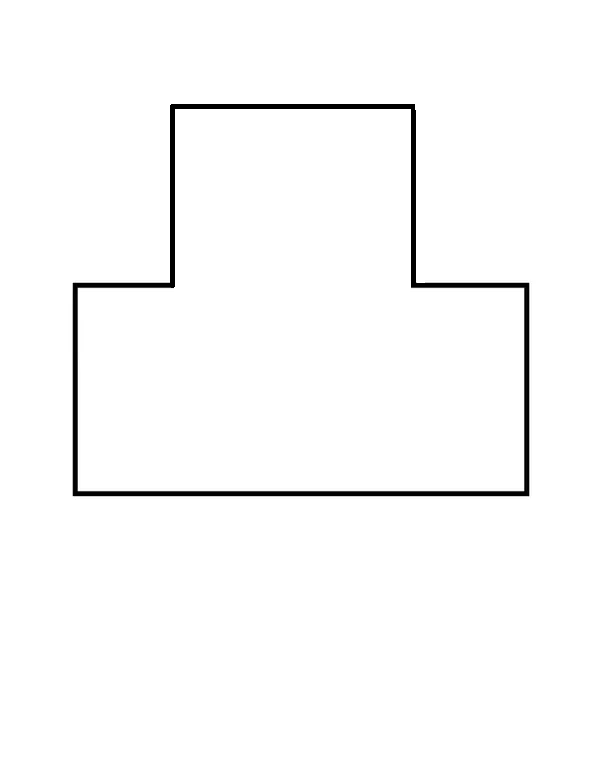
#> input picture test2.png, 602 x 779 px
$ jupyter execute --allow-errors first.ipynb   (shell and % lines are left out)
#> lines starting #> are read from the running program, lines starting #| are printed output that depends on the picture; after the words box and inside, x2 and y2 are one past the last pixel; in counts of white or black regions, pixels touching at a corner belong together
#> further down, test is the input picture: shape (779, 602, 3); min 0, max 255, mean 250.4
[cell 1]
import matplotlib
import matplotlib.pyplot as plt
import matplotlib.image as mpimg
from PIL import Image
import numpy as np
import cv2
import math
from operator import itemgetter
from dxfwrite import DXFEngine as dxf
from dxfwrite.dimlines import dimstyles, LinearDimension ,RadialDimension

[cell 2]
#image name
name = 'test2.png'

[cell 3]
minx=0
maxy=0

[cell 4]
######functions

r=15 #how much do we want to approximate near points to be the same

def same(arr1,arr2):
    r=18
    if abs(arr1[0]-arr2[0])<r and abs(arr1[1]-arr2[1])<r and abs(arr1[2]-arr2[2])<r and abs(arr1[3]-arr2[3])<r:
        return True
    else :
        return False

# [6 lines left out: function samep, not called in this run]


def im_in(n, array):
    r=15
    for i in array:
        if abs(n-i)<r:
            return True

    return False


def connect_vertical_lines(vertical_lines):
    maxy=0
    print('e3rd', vertical_lines)
    ShouldRemove = []
    vertical_end=[]
    for i in range(0,len(vertical_lines)):
        FlagOfRepetition = 0
        length = len(vertical_lines)
        maxy=0
        extention_flag=0

        for j in range(0,len(vertical_lines)):
            if(i==j):
                continue

            if vertical_lines[i][0] == vertical_lines[j][0]:  # They have the same x #

                if vertical_lines[i][1] <= vertical_lines[j][1] and vertical_lines[i][3] >= vertical_lines[j][3]:  # i involve j #
                    #print(str(vertical_lines[i]) + " involve " + str(vertical_lines[j]),i)
                    ShouldRemove.append(vertical_lines[j])     # we should delete j

                elif vertical_lines[i][1] >= vertical_lines[j][1] and vertical_lines[i][3] <= vertical_lines[j][3]:  # j involve i #4
                    #print(str(vertical_lines[j]) + " involve " + str(vertical_lines[i]),i)
                    ShouldRemove.append(vertical_lines[i])    # we should delete i

                elif vertical_lines[i][1] <= vertical_lines[j][1] and vertical_lines[i][3] >= vertical_lines[j][1]:
                    extention_flag=1
                    print('case',vertical_lines[i],vertical_lines[j])
                    ShouldRemove.append(vertical_lines[j])
                    if vertical_lines[j][3]>=maxy:
                        maxy=vertical_lines[j][3]


        if extention_flag==1:
            vertical_end.append((vertical_lines[i],maxy))
            print('appedned',vertical_lines[i],maxy)

    output=[]
    for i in range(len(vertical_lines)):
        flag=0
        for j in range(len(ShouldRemove)):
            if(vertical_lines[i][0]==ShouldRemove[j][0] and vertical_lines[i][1]==ShouldRemove[j][1] and
              vertical_lines[i][2]==ShouldRemove[j][2] and vertical_lines[i][3]==ShouldRemove[j][3]):
                flag=1
                break

        if(flag==0):
            print('3mlna append',len(vertical_end))
            for k in range(len(vertical_end)):
                print('elmafrood',vertical_lines[i],vertical_end[k][0])
                if(vertical_lines[i][0]==vertical_end[k][0][0] and vertical_lines[i][1]==vertical_end[k][0][1] and
                  vertical_lines[i][2]==vertical_end[k][0][2] and vertical_lines[i][3]==vertical_end[k][0][3]):
                    vertical_lines[i][3]=vertical_end[k][1]
                    print('fe3ly',i,vertical_end[k][1])
            output.append(vertical_lines[i])

    return output

def connect_horizontal_lines(horizontal_lines):
    ShouldRemove = []
    for i in range(0,len(horizontal_lines)):
        FlagOfRepetition = 0
        length = len(horizontal_lines)
        for j in range(0,len(horizontal_lines)):

            if(i==j):
                continue

            if horizontal_lines[i][1] == horizontal_lines[j][1]:  # They have the same x #

                if horizontal_lines[i][0] <= horizontal_lines[j][0] and horizontal_lines[i][2] >= horizontal_lines[j][2]:  # i involve j #
                    #print(str(vertical_lines[i]) + " involve " + str(vertical_lines[j]),i)
                    ShouldRemove.append(horizontal_lines[j])     # we should delete j

                elif horizontal_lines[i][0] >= horizontal_lines[j][0] and horizontal_lines[i][2] <= horizontal_lines[j][2]:  # j involve i #4
                    #print(str(vertical_lines[j]) + " involve " + str(vertical_lines[i]),i)
                    ShouldRemove.append(horizontal_lines[i])    # we should delete i

                elif horizontal_lines[i][0] <= horizontal_lines[j][0] and horizontal_lines[i][2] >= horizontal_lines[j][0]:
                    ShouldRemove.append(horizontal_lines[j])
                    horizontal_lines[i][2]=horizontal_lines[j][2]


    output=[]
    for i in range(len(horizontal_lines)):
        flag=0
        for j in range(len(ShouldRemove)):
            if(horizontal_lines[i][0]==ShouldRemove[j][0] and horizontal_lines[i][1]==ShouldRemove[j][1] and
              horizontal_lines[i][2]==ShouldRemove[j][2] and horizontal_lines[i][3]==ShouldRemove[j][3]):
                flag=1
                break

        if(flag==0):
            output.append(horizontal_lines[i])

    return output


############################################ FUNCTION DETECT LINES
def detect_lines(gray):
    global  horizontal
    global vertical
    global general_line
    global minx
    global maxy

    #creating a corresponding white image

    white = np.zeros_like(gray)
    white.fill(255)
#> white: shape (779, 602); every value is 255
    pure_lines = white


    #detect edge
    #di = cv2.dilate(gray,cv2.getStructuringElement(cv2.MORPH_RECT,(7,7)),iterations = 1)
    #edges=di-gray
    edges = cv2.Canny(gray, 50, 100)                           # get the edges
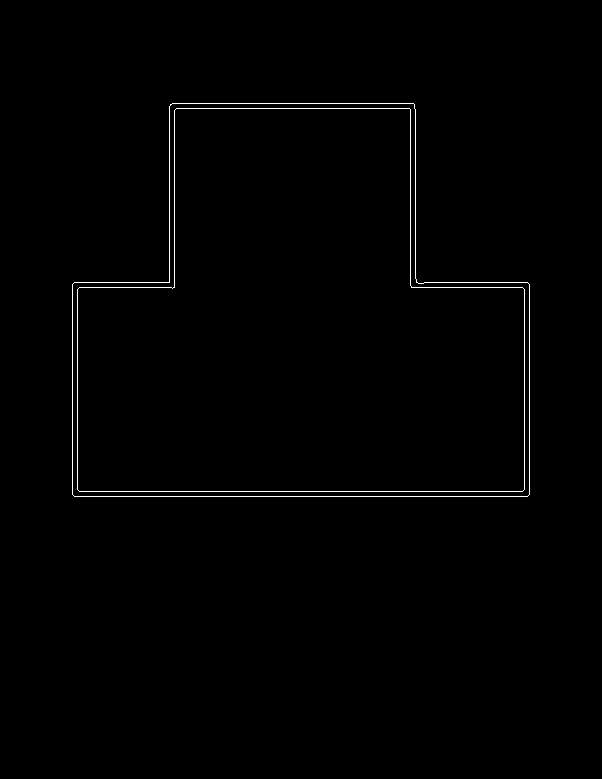
#> edges: shape (779, 602); 0.71% white in thin lines or dots, all inside (x1, y1, x2, y2) = (72, 103, 530, 497)

    #convert to binary image
    ret,edges = cv2.threshold(edges,40,255,cv2.THRESH_BINARY)


    kernel=cv2.getStructuringElement(cv2.MORPH_RECT,(7,7))
    edges = cv2.morphologyEx(edges,cv2.MORPH_CLOSE,kernel)
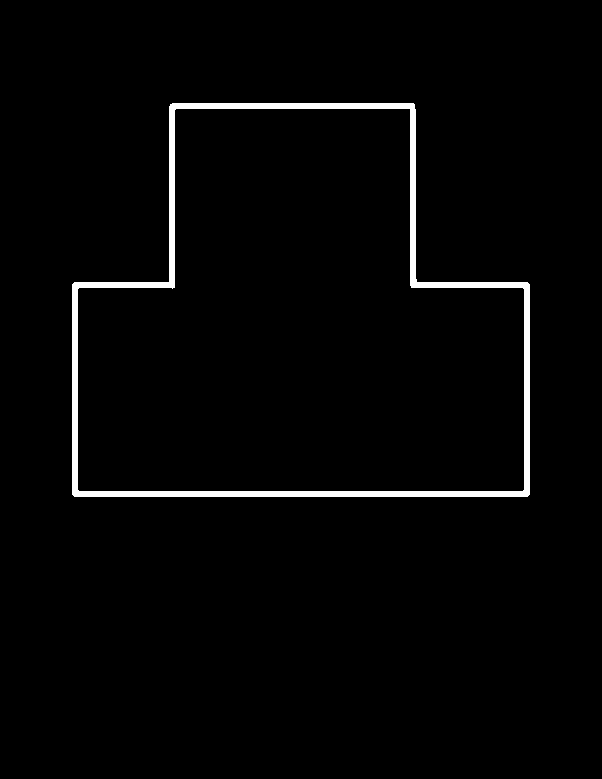
#> edges: shape (779, 602); 2.1% white; 1 white region, box (x1, y1, x2, y2) and area: (72, 103, 530, 497) 10063

    #edges = cv2.dilate(edges,cv2.getStructuringElement(cv2.MORPH_RECT,(3,3)),iterations = 1)
    print('edges before houghlines')
    plt.imshow(edges, cmap='gray')
    plt.show()
    lines = cv2.HoughLinesP(edges, 1, np.pi/180, 80, minLineLength=0, maxLineGap=0)       # Detect lines
#> lines = 43 rows, first 6: [72, 492, 529, 492], [72, 491, 529, 491], [72, 493, 529, 493], [73, 495, 528, 495], [72, 494, 529, 494], [74, 496, 527, 496]


    ####################################################################################################################

    new_lines=[]
    try:
        for i in range(len(lines)):
            flag=0
            if (i!=0):
                for j in range(i):
                        if same(lines[i][0],lines[j][0]):
                            flag=1
                            continue
            if(flag==0):
                line=[]
                line.append(lines[i][0][0])
                line.append(lines[i][0][1])
                line.append(lines[i][0][2])
                line.append(lines[i][0][3])
                new_lines.append(line)
#> this loop made 43 passes

    except:
        print('no lines found')
        return pure_lines

    xs=[]
    ys=[]

    for i in new_lines:
        xs.append(i[0])
        xs.append(i[2])
        ys.append(i[1])
        ys.append(i[3])
#> this loop made 13 passes
#> i on passes 1 to 8: [72, 492, 529, 492], [169, 107, 414, 107], [72, 490, 75, 282], [526, 490, 526, 282], [410, 284, 525, 284], [78, 282, 174, 282], [412, 282, 415, 109], [173, 281, 173, 109]

    # sorting #
    sorted_x=sorted(xs)
    sorted_y=sorted(ys)


    special_x=[]
    special_y=[]


    for i in sorted_x:
        if not(im_in(i, special_x)):
            special_x.append(i)
#> this loop made 26 passes
#> i on passes 1 to 8: 72, 72, 72, 72, 72, 74, 75, 75

    for i in sorted_y:
        if not(im_in(i, special_y)):
            special_y.append(i)
#> this loop made 26 passes
#> i on passes 1 to 8: 107, 107, 109, 109, 131, 164, 180, 281

    print(special_x,'yes')
#| [72, 169, 410, 525] yes


    ######################################################################################################################

    for i in range(len(new_lines)):
        for j in range(len(special_x)):
            if(abs(new_lines[i][0]-special_x[j])<r):
                new_lines[i][0]=special_x[j]
                break

        for j in range(len(special_x)):
            if(abs(new_lines[i][2]-special_x[j])<r):
                new_lines[i][2]=special_x[j]
                break
        for j in range(len(special_y)):
            if(abs(new_lines[i][1]-special_y[j])<r):
                new_lines[i][1]=special_y[j]
                break

        for j in range(len(special_y)):
            if(abs(new_lines[i][3]-special_y[j])<r):
                new_lines[i][3]=special_y[j]
                break
#> this loop made 13 passes


    for i in range(len(new_lines)):
        x1, y1, x2, y2 = new_lines[i]
        cv2.line(white, (x1, y1), (x2, y2), (0, 0, 0), 3)
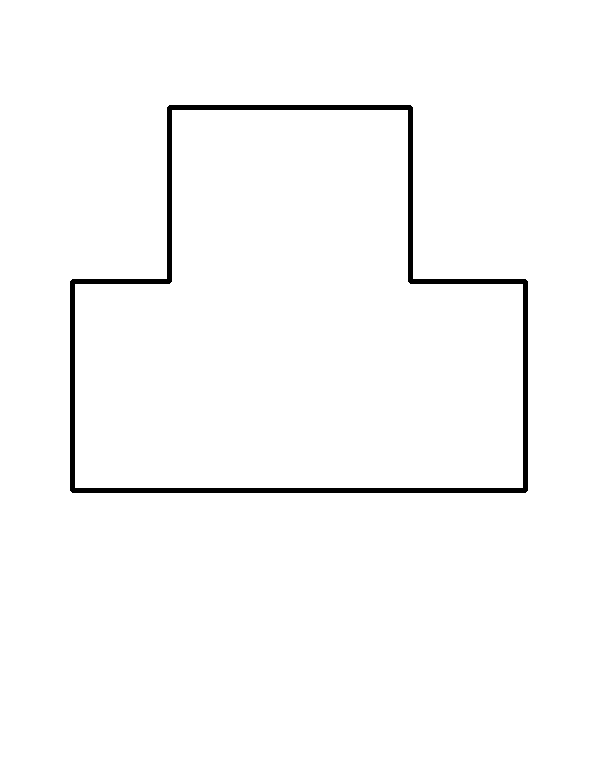
#> white: shape (779, 602); 98.2% white; 1 black region, box (x1, y1, x2, y2) and area: (70, 105, 528, 493) 8336
    #x1, y1, x2, y2 = new_lines[8]
    #cv2.line(white, (x1, y1), (x2, y2), (255, 0, 0), 3)
    for i in new_lines:
        print(i,'here')
#> this loop made 13 passes
#> i on passes 1 to 8: [72, 490, 525, 490], [169, 107, 410, 107], [72, 490, 72, 281], [525, 490, 525, 281], [410, 281, 525, 281], [72, 281, 169, 281], [410, 281, 410, 107], [169, 281, 169, 107]
#> (printed output is left out)

    print('after detecting lines')
    plt.imshow(white)
    plt.show()

    pure_lines = white


    #FOR FARAG's HAPPINESS  ( Thank You ^^ )
    # Getting the start point #
    minx=min(special_x)
    maxy=max(special_y)

    print(new_lines, 'all lines')
#> (printed output is left out)


    for i in range(len(new_lines)):


        new_lines[i][0]-=minx
        new_lines[i][2]-=minx

        new_lines[i][1]=maxy-new_lines[i][1]
        new_lines[i][3]=maxy-new_lines[i][3]


    vertical=[]
    horizontal=[]
    general_line=[]

    vertical_1=[]
    horizontal_1=[]
    general_line_1=[]

    for i in new_lines:
        i.append(math.sqrt((i[0]-i[2])**2+(i[1]-i[3])**2))
        if i[0]==i[2]:                  # To Extract Vertical lines
            vertical_1.append(i)
        elif i[1]==i[3]:
            horizontal_1.append(i)        # To Extract Horizontal lines
        else:
            general_line_1.append(i)      # To Extract General lines
#> this loop made 13 passes

    vertical_1=connect_vertical_lines(vertical_1)        # ( Connect Vertical lines first ) #
#> (printed output is left out)
#> the loop in connect_vertical_lines, `for i in range(0,len(vertical_lines)):` made 9 passes
#| case [0, 0, 0, 160, 160.0] [0, 47, 0, 209, 162.0]
#| appedned [0, 0, 0, 160, 160.0] 209
#> the loop in connect_vertical_lines, `for i in range(len(vertical_lines)):` made 9 passes
#| 3mlna append 1
#| elmafrood [0, 0, 0, 209, 209.0] [0, 0, 0, 160, 160.0]
#| 3mlna append 1
#| elmafrood [453, 0, 453, 209, 209.0] [0, 0, 0, 160, 160.0]
#| 3mlna append 1
#| elmafrood [338, 209, 338, 383, 174.0] [0, 0, 0, 160, 160.0]
#> (further printed lines are left out)
    print("ssdsafsdaf",vertical_1)
#| ssdsafsdaf [[0, 0, 0, 209, 209.0], [453, 0, 453, 209, 209.0], [338, 209, 338, 383, 174.0], [97, 209, 97, 383, 174.0]]
    horizontal_1=connect_horizontal_lines(horizontal_1)
#> the loop in connect_horizontal_lines, `for i in range(0,len(horizontal_lines)):` made 4 passes
#> the loop in connect_horizontal_lines, `for i in range(len(horizontal_lines)):` made 4 passes


    for i in vertical_1:
        vertical.append(i)
#> this loop made 4 passes
#> i on passes 1 to 4: [0, 0, 0, 209, 209], [453, 0, 453, 209, 209], [338, 209, 338, 383, 174], [97, 209, 97, 383, 174]

    for i in horizontal_1:
        horizontal.append(i)
#> this loop made 4 passes
#> i on passes 1 to 4: [0, 0, 453, 0, 453], [97, 383, 338, 383, 241], [338, 209, 453, 209, 115], [0, 209, 97, 209, 97]


    for i in general_line_1:
        general_line.append(i)
#> this loop made 0 passes

    return pure_lines
    # [7 lines of commented-out code are left out]

[cell 5]
test = cv2.imread(name)     # Reading the original image


gray = cv2.cvtColor(test, cv2.COLOR_BGR2GRAY)                # convert fron BGR to Gray


horizontal=[]
vertical=[]
general_line=[]

pure_lines = detect_lines(gray)

print('NOWWWWWW')
plt.imshow(pure_lines)
plt.show()

# [9 lines of commented-out code are left out]

print('######################################################2 \n')
test = cv2.cvtColor(test, cv2.COLOR_BGR2GRAY)                # convert fron BGR to Gray


test = cv2.Canny(test, 100, 150)                           # get the edges

#convert to binary image
ret,test = cv2.threshold(test,40,255,cv2.THRESH_BINARY)

test = cv2.dilate(test,cv2.getStructuringElement(cv2.MORPH_ELLIPSE,(7,7)),iterations = 1)
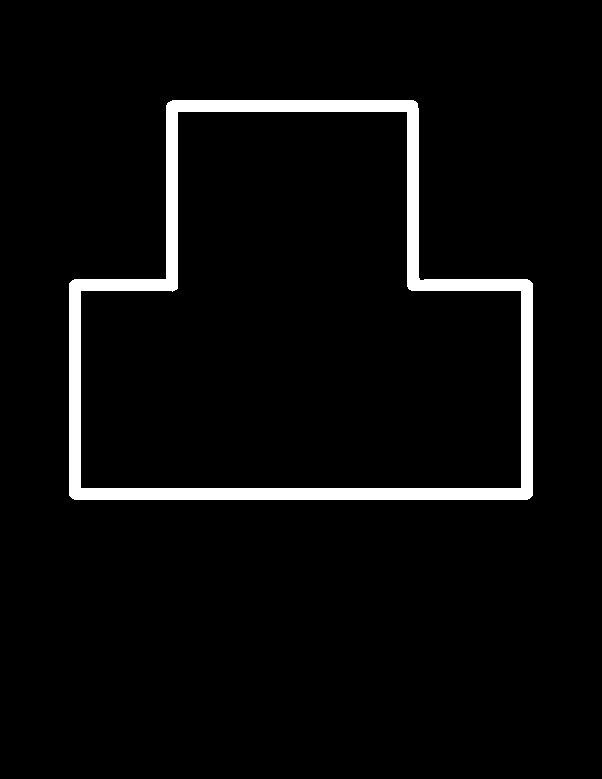
#> test: shape (779, 602); 4.3% white; 1 white region, box (x1, y1, x2, y2) and area: (69, 100, 533, 500) 20073
test = cv2.erode(test,cv2.getStructuringElement(cv2.MORPH_ELLIPSE,(7,7)),iterations = 1)
#> test: shape (779, 602); 2.2% white; 1 white region, box (x1, y1, x2, y2) and area: (72, 103, 530, 497) 10083
#ret,test = cv2.threshold(test,70,255,cv2.THRESH_BINARY)

test=cv2.bitwise_not(test)
#> (the rest of the program and of its run is left out)
